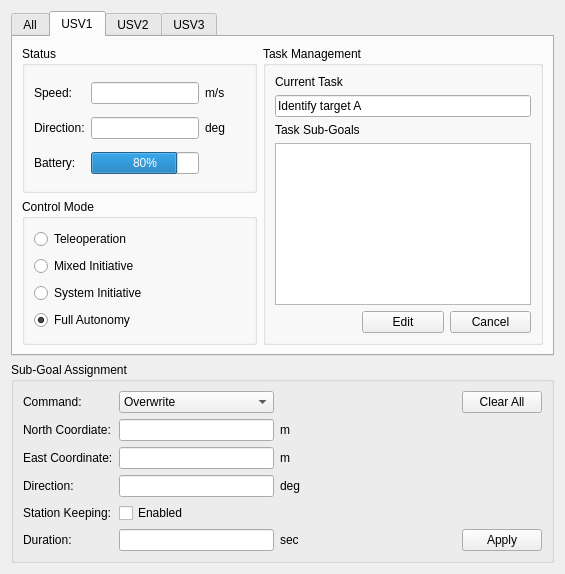
<?xml version="1.0" encoding="UTF-8"?>
<ui version="4.0">
 <class>MyPluginWidget</class>
 <widget class="QWidget" name="MyPluginWidget">
  <property name="geometry">
   <rect>
    <x>0</x>
    <y>0</y>
    <width>565</width>
    <height>574</height>
   </rect>
  </property>
  <property name="windowTitle">
   <string>USV Control Panel</string>
  </property>
  <layout class="QGridLayout" name="gridLayout_15">
   <item row="0" column="0">
    <widget class="QTabWidget" name="tabWidget">
     <property name="enabled">
      <bool>true</bool>
     </property>
     <property name="currentIndex">
      <number>1</number>
     </property>
     <widget class="QWidget" name="All">
      <attribute name="title">
       <string>All</string>
      </attribute>
      <layout class="QGridLayout" name="gridLayout_14">
       <item row="0" column="0">
        <widget class="QGroupBox" name="groupBox">
         <property name="title">
          <string>Operator</string>
         </property>
         <layout class="QHBoxLayout" name="horizontalLayout">
          <item>
           <widget class="QLabel" name="label_22">
            <property name="text">
             <string>Status:</string>
            </property>
           </widget>
          </item>
          <item>
           <widget class="QLineEdit" name="lineEdit">
            <property name="text">
             <string>Busy</string>
            </property>
            <property name="readOnly">
             <bool>true</bool>
            </property>
           </widget>
          </item>
          <item>
           <spacer name="horizontalSpacer_5">
            <property name="orientation">
             <enum>Qt::Horizontal</enum>
            </property>
            <property name="sizeHint" stdset="0">
             <size>
              <width>80</width>
              <height>20</height>
             </size>
            </property>
           </spacer>
          </item>
          <item>
           <widget class="QLabel" name="label_29">
            <property name="text">
             <string>Current Task:</string>
            </property>
           </widget>
          </item>
          <item>
           <widget class="QLineEdit" name="lineEdit_8">
            <property name="text">
             <string>Monitoring</string>
            </property>
            <property name="readOnly">
             <bool>true</bool>
            </property>
           </widget>
          </item>
          <item>
           <spacer name="horizontalSpacer">
            <property name="orientation">
             <enum>Qt::Horizontal</enum>
            </property>
            <property name="sizeHint" stdset="0">
             <size>
              <width>29</width>
              <height>20</height>
             </size>
            </property>
           </spacer>
          </item>
         </layout>
        </widget>
       </item>
       <item row="1" column="0">
        <widget class="QGroupBox" name="groupBox_11">
         <property name="title">
          <string>USV1</string>
         </property>
         <layout class="QHBoxLayout" name="horizontalLayout_2">
          <item>
           <widget class="QLabel" name="label_26">
            <property name="text">
             <string>Status:</string>
            </property>
           </widget>
          </item>
          <item>
           <widget class="QLineEdit" name="lineEdit_5">
            <property name="text">
             <string>Busy</string>
            </property>
            <property name="readOnly">
             <bool>true</bool>
            </property>
           </widget>
          </item>
          <item>
           <spacer name="horizontalSpacer_2">
            <property name="orientation">
             <enum>Qt::Horizontal</enum>
            </property>
            <property name="sizeHint" stdset="0">
             <size>
              <width>80</width>
              <height>20</height>
             </size>
            </property>
           </spacer>
          </item>
          <item>
           <widget class="QLabel" name="label_23">
            <property name="text">
             <string>Current Task:</string>
            </property>
           </widget>
          </item>
          <item>
           <widget class="QLineEdit" name="lineEdit_2">
            <property name="text">
             <string>Identify target A</string>
            </property>
            <property name="readOnly">
             <bool>true</bool>
            </property>
           </widget>
          </item>
          <item>
           <spacer name="horizontalSpacer_6">
            <property name="orientation">
             <enum>Qt::Horizontal</enum>
            </property>
            <property name="sizeHint" stdset="0">
             <size>
              <width>29</width>
              <height>20</height>
             </size>
            </property>
           </spacer>
          </item>
         </layout>
        </widget>
       </item>
       <item row="2" column="0">
        <widget class="QGroupBox" name="groupBox_12">
         <property name="title">
          <string>USV2</string>
         </property>
         <layout class="QHBoxLayout" name="horizontalLayout_3">
          <item>
           <widget class="QLabel" name="label_27">
            <property name="text">
             <string>Status:</string>
            </property>
           </widget>
          </item>
          <item>
           <widget class="QLineEdit" name="lineEdit_6">
            <property name="palette">
             <palette>
              <active>
               <colorrole role="Base">
                <brush brushstyle="SolidPattern">
                 <color alpha="255">
                  <red>255</red>
                  <green>255</green>
                  <blue>255</blue>
                 </color>
                </brush>
               </colorrole>
              </active>
              <inactive>
               <colorrole role="Base">
                <brush brushstyle="SolidPattern">
                 <color alpha="255">
                  <red>255</red>
                  <green>255</green>
                  <blue>255</blue>
                 </color>
                </brush>
               </colorrole>
              </inactive>
              <disabled>
               <colorrole role="Base">
                <brush brushstyle="SolidPattern">
                 <color alpha="255">
                  <red>255</red>
                  <green>255</green>
                  <blue>255</blue>
                 </color>
                </brush>
               </colorrole>
              </disabled>
             </palette>
            </property>
            <property name="text">
             <string>Offline</string>
            </property>
            <property name="readOnly">
             <bool>true</bool>
            </property>
           </widget>
          </item>
          <item>
           <spacer name="horizontalSpacer_3">
            <property name="orientation">
             <enum>Qt::Horizontal</enum>
            </property>
            <property name="sizeHint" stdset="0">
             <size>
              <width>80</width>
              <height>20</height>
             </size>
            </property>
           </spacer>
          </item>
          <item>
           <widget class="QLabel" name="label_24">
            <property name="text">
             <string>Current Task:</string>
            </property>
           </widget>
          </item>
          <item>
           <widget class="QLineEdit" name="lineEdit_3">
            <property name="readOnly">
             <bool>true</bool>
            </property>
           </widget>
          </item>
          <item>
           <spacer name="horizontalSpacer_7">
            <property name="orientation">
             <enum>Qt::Horizontal</enum>
            </property>
            <property name="sizeHint" stdset="0">
             <size>
              <width>29</width>
              <height>20</height>
             </size>
            </property>
           </spacer>
          </item>
         </layout>
        </widget>
       </item>
       <item row="3" column="0">
        <widget class="QGroupBox" name="groupBox_13">
         <property name="title">
          <string>USV3</string>
         </property>
         <layout class="QHBoxLayout" name="horizontalLayout_4">
          <item>
           <widget class="QLabel" name="label_28">
            <property name="text">
             <string>Status:</string>
            </property>
           </widget>
          </item>
          <item>
           <widget class="QLineEdit" name="lineEdit_7">
            <property name="text">
             <string>Offline</string>
            </property>
            <property name="readOnly">
             <bool>true</bool>
            </property>
           </widget>
          </item>
          <item>
           <spacer name="horizontalSpacer_4">
            <property name="orientation">
             <enum>Qt::Horizontal</enum>
            </property>
            <property name="sizeHint" stdset="0">
             <size>
              <width>80</width>
              <height>20</height>
             </size>
            </property>
           </spacer>
          </item>
          <item>
           <widget class="QLabel" name="label_25">
            <property name="text">
             <string>Current Task:</string>
            </property>
           </widget>
          </item>
          <item>
           <widget class="QLineEdit" name="lineEdit_4">
            <property name="readOnly">
             <bool>true</bool>
            </property>
           </widget>
          </item>
          <item>
           <spacer name="horizontalSpacer_8">
            <property name="orientation">
             <enum>Qt::Horizontal</enum>
            </property>
            <property name="sizeHint" stdset="0">
             <size>
              <width>29</width>
              <height>20</height>
             </size>
            </property>
           </spacer>
          </item>
         </layout>
        </widget>
       </item>
      </layout>
     </widget>
     <widget class="QWidget" name="USV1">
      <attribute name="title">
       <string>USV1</string>
      </attribute>
      <layout class="QGridLayout" name="gridLayout_4">
       <item row="0" column="0">
        <widget class="QGroupBox" name="groupBox_3">
         <property name="title">
          <string>Status</string>
         </property>
         <layout class="QGridLayout" name="gridLayout_3">
          <item row="0" column="0">
           <widget class="QLabel" name="label">
            <property name="text">
             <string>Speed:</string>
            </property>
           </widget>
          </item>
          <item row="0" column="1">
           <widget class="QLineEdit" name="speedEdit">
            <property name="sizePolicy">
             <sizepolicy hsizetype="Preferred" vsizetype="Fixed">
              <horstretch>0</horstretch>
              <verstretch>0</verstretch>
             </sizepolicy>
            </property>
            <property name="alignment">
             <set>Qt::AlignRight|Qt::AlignTrailing|Qt::AlignVCenter</set>
            </property>
            <property name="readOnly">
             <bool>true</bool>
            </property>
           </widget>
          </item>
          <item row="0" column="2">
           <widget class="QLabel" name="label_2">
            <property name="text">
             <string>m/s</string>
            </property>
           </widget>
          </item>
          <item row="1" column="0">
           <widget class="QLabel" name="label_3">
            <property name="text">
             <string>Direction:</string>
            </property>
           </widget>
          </item>
          <item row="1" column="1">
           <widget class="QLineEdit" name="angleEdit">
            <property name="sizePolicy">
             <sizepolicy hsizetype="Preferred" vsizetype="Fixed">
              <horstretch>0</horstretch>
              <verstretch>0</verstretch>
             </sizepolicy>
            </property>
            <property name="alignment">
             <set>Qt::AlignRight|Qt::AlignTrailing|Qt::AlignVCenter</set>
            </property>
            <property name="readOnly">
             <bool>true</bool>
            </property>
           </widget>
          </item>
          <item row="1" column="2">
           <widget class="QLabel" name="label_4">
            <property name="text">
             <string>deg</string>
            </property>
           </widget>
          </item>
          <item row="2" column="0">
           <widget class="QLabel" name="label_5">
            <property name="text">
             <string>Battery:</string>
            </property>
           </widget>
          </item>
          <item row="2" column="1">
           <widget class="QProgressBar" name="powerBar">
            <property name="sizePolicy">
             <sizepolicy hsizetype="Preferred" vsizetype="Fixed">
              <horstretch>0</horstretch>
              <verstretch>0</verstretch>
             </sizepolicy>
            </property>
            <property name="value">
             <number>80</number>
            </property>
           </widget>
          </item>
         </layout>
        </widget>
       </item>
       <item row="0" column="1" rowspan="2">
        <widget class="QGroupBox" name="groupBox_4">
         <property name="title">
          <string>Task Management</string>
         </property>
         <layout class="QGridLayout" name="gridLayout_8">
          <item row="0" column="0">
           <widget class="QLabel" name="label_6">
            <property name="text">
             <string>Current Task</string>
            </property>
           </widget>
          </item>
          <item row="2" column="0" colspan="2">
           <widget class="QLabel" name="label_7">
            <property name="text">
             <string>Task Sub-Goals</string>
            </property>
           </widget>
          </item>
          <item row="3" column="0" colspan="3">
           <widget class="QListWidget" name="goalListWidget"/>
          </item>
          <item row="4" column="1">
           <widget class="QPushButton" name="editGoalButton">
            <property name="text">
             <string>Edit</string>
            </property>
           </widget>
          </item>
          <item row="4" column="2">
           <widget class="QPushButton" name="deleteGoalButton">
            <property name="text">
             <string>Cancel</string>
            </property>
           </widget>
          </item>
          <item row="1" column="0" colspan="3">
           <widget class="QLineEdit" name="missionEdit">
            <property name="text">
             <string>Identify target A</string>
            </property>
            <property name="readOnly">
             <bool>true</bool>
            </property>
           </widget>
          </item>
         </layout>
        </widget>
       </item>
       <item row="1" column="0">
        <widget class="QGroupBox" name="groupBox_2">
         <property name="title">
          <string>Control Mode</string>
         </property>
         <layout class="QGridLayout" name="gridLayout_2">
          <item row="3" column="0">
           <widget class="QRadioButton" name="Auto">
            <property name="text">
             <string>Full Autonomy</string>
            </property>
            <property name="checked">
             <bool>true</bool>
            </property>
           </widget>
          </item>
          <item row="0" column="0">
           <widget class="QRadioButton" name="Manual">
            <property name="text">
             <string>Teleoperation</string>
            </property>
           </widget>
          </item>
          <item row="2" column="0">
           <widget class="QRadioButton" name="MBE">
            <property name="text">
             <string>System Initiative</string>
            </property>
           </widget>
          </item>
          <item row="1" column="0">
           <widget class="QRadioButton" name="MBC">
            <property name="text">
             <string>Mixed Initiative</string>
            </property>
           </widget>
          </item>
         </layout>
        </widget>
       </item>
      </layout>
     </widget>
     <widget class="QWidget" name="USV2">
      <attribute name="title">
       <string>USV2</string>
      </attribute>
      <layout class="QGridLayout" name="gridLayout_5">
       <item row="0" column="0">
        <widget class="QGroupBox" name="groupBox_6">
         <property name="title">
          <string>Status</string>
         </property>
         <layout class="QGridLayout" name="gridLayout_6">
          <item row="0" column="0">
           <widget class="QLabel" name="label_10">
            <property name="text">
             <string>Speed:</string>
            </property>
           </widget>
          </item>
          <item row="0" column="1">
           <widget class="QLineEdit" name="speedEdit_2">
            <property name="sizePolicy">
             <sizepolicy hsizetype="Preferred" vsizetype="Fixed">
              <horstretch>0</horstretch>
              <verstretch>0</verstretch>
             </sizepolicy>
            </property>
            <property name="alignment">
             <set>Qt::AlignRight|Qt::AlignTrailing|Qt::AlignVCenter</set>
            </property>
            <property name="readOnly">
             <bool>true</bool>
            </property>
           </widget>
          </item>
          <item row="0" column="2">
           <widget class="QLabel" name="label_11">
            <property name="text">
             <string>m/s</string>
            </property>
           </widget>
          </item>
          <item row="1" column="0">
           <widget class="QLabel" name="label_12">
            <property name="text">
             <string>Direction:</string>
            </property>
           </widget>
          </item>
          <item row="1" column="1">
           <widget class="QLineEdit" name="angleEdit_2">
            <property name="sizePolicy">
             <sizepolicy hsizetype="Preferred" vsizetype="Fixed">
              <horstretch>0</horstretch>
              <verstretch>0</verstretch>
             </sizepolicy>
            </property>
            <property name="alignment">
             <set>Qt::AlignRight|Qt::AlignTrailing|Qt::AlignVCenter</set>
            </property>
            <property name="readOnly">
             <bool>true</bool>
            </property>
           </widget>
          </item>
          <item row="1" column="2">
           <widget class="QLabel" name="label_13">
            <property name="text">
             <string>deg</string>
            </property>
           </widget>
          </item>
          <item row="2" column="0">
           <widget class="QLabel" name="label_14">
            <property name="text">
             <string>Battery:</string>
            </property>
           </widget>
          </item>
          <item row="2" column="1">
           <widget class="QProgressBar" name="powerBar_2">
            <property name="sizePolicy">
             <sizepolicy hsizetype="Preferred" vsizetype="Fixed">
              <horstretch>0</horstretch>
              <verstretch>0</verstretch>
             </sizepolicy>
            </property>
            <property name="value">
             <number>100</number>
            </property>
           </widget>
          </item>
         </layout>
        </widget>
       </item>
       <item row="0" column="1" rowspan="2">
        <widget class="QGroupBox" name="groupBox_5">
         <property name="title">
          <string>Task Management</string>
         </property>
         <layout class="QGridLayout" name="gridLayout_9">
          <item row="0" column="0" colspan="2">
           <widget class="QLabel" name="label_8">
            <property name="text">
             <string>Current Task</string>
            </property>
           </widget>
          </item>
          <item row="1" column="0" colspan="3">
           <widget class="QLineEdit" name="missionEdit_2">
            <property name="readOnly">
             <bool>true</bool>
            </property>
           </widget>
          </item>
          <item row="2" column="0" colspan="2">
           <widget class="QLabel" name="label_9">
            <property name="text">
             <string>Task Sub-Goals</string>
            </property>
           </widget>
          </item>
          <item row="3" column="0" colspan="3">
           <widget class="QListWidget" name="goalListWidget_2"/>
          </item>
          <item row="4" column="0">
           <widget class="QPushButton" name="addGoalButton_2">
            <property name="text">
             <string>Add</string>
            </property>
           </widget>
          </item>
          <item row="4" column="1">
           <widget class="QPushButton" name="editGoalButton_2">
            <property name="text">
             <string>Edit</string>
            </property>
           </widget>
          </item>
          <item row="4" column="2">
           <widget class="QPushButton" name="deleteGoalButton_2">
            <property name="text">
             <string>Remove</string>
            </property>
           </widget>
          </item>
         </layout>
        </widget>
       </item>
       <item row="1" column="0">
        <widget class="QGroupBox" name="groupBox_7">
         <property name="title">
          <string>Control Mode</string>
         </property>
         <layout class="QGridLayout" name="gridLayout_7">
          <item row="3" column="0">
           <widget class="QRadioButton" name="Auto_2">
            <property name="text">
             <string>Full Autonomy</string>
            </property>
            <property name="checked">
             <bool>true</bool>
            </property>
           </widget>
          </item>
          <item row="0" column="0">
           <widget class="QRadioButton" name="Manual_2">
            <property name="text">
             <string>Teleoperation</string>
            </property>
           </widget>
          </item>
          <item row="2" column="0">
           <widget class="QRadioButton" name="MBE_2">
            <property name="text">
             <string>System Initiative</string>
            </property>
           </widget>
          </item>
          <item row="1" column="0">
           <widget class="QRadioButton" name="MBC_2">
            <property name="text">
             <string>Mixed Initiative</string>
            </property>
           </widget>
          </item>
         </layout>
        </widget>
       </item>
      </layout>
     </widget>
     <widget class="QWidget" name="USV3">
      <attribute name="title">
       <string>USV3</string>
      </attribute>
      <layout class="QGridLayout" name="gridLayout_13">
       <item row="0" column="0">
        <widget class="QGroupBox" name="groupBox_8">
         <property name="title">
          <string>Status</string>
         </property>
         <layout class="QGridLayout" name="gridLayout_10">
          <item row="0" column="0">
           <widget class="QLabel" name="label_15">
            <property name="text">
             <string>Speed:</string>
            </property>
           </widget>
          </item>
          <item row="0" column="1">
           <widget class="QLineEdit" name="speedEdit_3">
            <property name="sizePolicy">
             <sizepolicy hsizetype="Preferred" vsizetype="Fixed">
              <horstretch>0</horstretch>
              <verstretch>0</verstretch>
             </sizepolicy>
            </property>
            <property name="alignment">
             <set>Qt::AlignRight|Qt::AlignTrailing|Qt::AlignVCenter</set>
            </property>
            <property name="readOnly">
             <bool>true</bool>
            </property>
           </widget>
          </item>
          <item row="0" column="2">
           <widget class="QLabel" name="label_16">
            <property name="text">
             <string>m/s</string>
            </property>
           </widget>
          </item>
          <item row="1" column="0">
           <widget class="QLabel" name="label_17">
            <property name="text">
             <string>Direction:</string>
            </property>
           </widget>
          </item>
          <item row="1" column="1">
           <widget class="QLineEdit" name="angleEdit_3">
            <property name="sizePolicy">
             <sizepolicy hsizetype="Preferred" vsizetype="Fixed">
              <horstretch>0</horstretch>
              <verstretch>0</verstretch>
             </sizepolicy>
            </property>
            <property name="alignment">
             <set>Qt::AlignRight|Qt::AlignTrailing|Qt::AlignVCenter</set>
            </property>
            <property name="readOnly">
             <bool>true</bool>
            </property>
           </widget>
          </item>
          <item row="1" column="2">
           <widget class="QLabel" name="label_18">
            <property name="text">
             <string>deg</string>
            </property>
           </widget>
          </item>
          <item row="2" column="0">
           <widget class="QLabel" name="label_19">
            <property name="text">
             <string>Battery:</string>
            </property>
           </widget>
          </item>
          <item row="2" column="1">
           <widget class="QProgressBar" name="powerBar_3">
            <property name="sizePolicy">
             <sizepolicy hsizetype="Preferred" vsizetype="Fixed">
              <horstretch>0</horstretch>
              <verstretch>0</verstretch>
             </sizepolicy>
            </property>
            <property name="value">
             <number>100</number>
            </property>
           </widget>
          </item>
         </layout>
        </widget>
       </item>
       <item row="0" column="1" rowspan="2">
        <widget class="QGroupBox" name="groupBox_9">
         <property name="title">
          <string>Task Management</string>
         </property>
         <layout class="QGridLayout" name="gridLayout_11">
          <item row="0" column="0" colspan="2">
           <widget class="QLabel" name="label_20">
            <property name="text">
             <string>Current Task</string>
            </property>
           </widget>
          </item>
          <item row="1" column="0" colspan="3">
           <widget class="QLineEdit" name="missionEdit_3">
            <property name="readOnly">
             <bool>true</bool>
            </property>
           </widget>
          </item>
          <item row="2" column="0" colspan="2">
           <widget class="QLabel" name="label_21">
            <property name="text">
             <string>Task Sub-Goals</string>
            </property>
           </widget>
          </item>
          <item row="3" column="0" colspan="3">
           <widget class="QListWidget" name="goalListWidget_3"/>
          </item>
          <item row="4" column="0">
           <widget class="QPushButton" name="addGoalButton_3">
            <property name="text">
             <string>Add</string>
            </property>
           </widget>
          </item>
          <item row="4" column="1">
           <widget class="QPushButton" name="editGoalButton_3">
            <property name="text">
             <string>Edit</string>
            </property>
           </widget>
          </item>
          <item row="4" column="2">
           <widget class="QPushButton" name="deleteGoalButton_3">
            <property name="text">
             <string>Remove</string>
            </property>
           </widget>
          </item>
         </layout>
        </widget>
       </item>
       <item row="1" column="0">
        <widget class="QGroupBox" name="groupBox_10">
         <property name="title">
          <string>Control Mode</string>
         </property>
         <layout class="QGridLayout" name="gridLayout_12">
          <item row="3" column="0">
           <widget class="QRadioButton" name="Auto_3">
            <property name="text">
             <string>Full Autonomy</string>
            </property>
            <property name="checked">
             <bool>true</bool>
            </property>
           </widget>
          </item>
          <item row="0" column="0">
           <widget class="QRadioButton" name="Manual_3">
            <property name="text">
             <string>Teleoperation</string>
            </property>
           </widget>
          </item>
          <item row="2" column="0">
           <widget class="QRadioButton" name="MBE_3">
            <property name="text">
             <string>System Initiative</string>
            </property>
           </widget>
          </item>
          <item row="1" column="0">
           <widget class="QRadioButton" name="MBC_3">
            <property name="text">
             <string>Mixed Initiative</string>
            </property>
           </widget>
          </item>
         </layout>
        </widget>
       </item>
      </layout>
     </widget>
    </widget>
   </item>
   <item row="1" column="0">
    <widget class="QGroupBox" name="subGoalManagement">
     <property name="title">
      <string>Sub-Goal Assignment</string>
     </property>
     <layout class="QGridLayout" name="gridLayout">
      <item row="0" column="0">
       <widget class="QLabel" name="label_30">
        <property name="text">
         <string>Command:</string>
        </property>
       </widget>
      </item>
      <item row="0" column="1">
       <widget class="QComboBox" name="comboBox">
        <item>
         <property name="text">
          <string>Overwrite</string>
         </property>
        </item>
        <item>
         <property name="text">
          <string>Append</string>
         </property>
        </item>
        <item>
         <property name="text">
          <string>Insert</string>
         </property>
        </item>
       </widget>
      </item>
      <item row="0" column="3">
       <spacer name="horizontalSpacer_10">
        <property name="orientation">
         <enum>Qt::Horizontal</enum>
        </property>
        <property name="sizeHint" stdset="0">
         <size>
          <width>135</width>
          <height>20</height>
         </size>
        </property>
       </spacer>
      </item>
      <item row="0" column="4">
       <widget class="QPushButton" name="clearGoalButton">
        <property name="text">
         <string>Clear All</string>
        </property>
       </widget>
      </item>
      <item row="1" column="0">
       <widget class="QLabel" name="label_31">
        <property name="text">
         <string>North Coordiate:</string>
        </property>
       </widget>
      </item>
      <item row="1" column="1">
       <widget class="QLineEdit" name="northEdit"/>
      </item>
      <item row="1" column="2">
       <widget class="QLabel" name="label_36">
        <property name="text">
         <string>m</string>
        </property>
       </widget>
      </item>
      <item row="2" column="0">
       <widget class="QLabel" name="label_32">
        <property name="text">
         <string>East Coordinate:</string>
        </property>
       </widget>
      </item>
      <item row="2" column="1">
       <widget class="QLineEdit" name="eastEdit"/>
      </item>
      <item row="2" column="2">
       <widget class="QLabel" name="label_37">
        <property name="text">
         <string>m</string>
        </property>
       </widget>
      </item>
      <item row="3" column="0">
       <widget class="QLabel" name="label_33">
        <property name="text">
         <string>Direction:</string>
        </property>
       </widget>
      </item>
      <item row="3" column="1">
       <widget class="QLineEdit" name="directionEdit"/>
      </item>
      <item row="3" column="2">
       <widget class="QLabel" name="label_38">
        <property name="text">
         <string>deg</string>
        </property>
       </widget>
      </item>
      <item row="4" column="0">
       <widget class="QLabel" name="label_34">
        <property name="text">
         <string>Station Keeping:</string>
        </property>
       </widget>
      </item>
      <item row="4" column="1">
       <widget class="QCheckBox" name="skCheckBox">
        <property name="text">
         <string>Enabled</string>
        </property>
       </widget>
      </item>
      <item row="5" column="0">
       <widget class="QLabel" name="label_35">
        <property name="text">
         <string>Duration:</string>
        </property>
       </widget>
      </item>
      <item row="5" column="1">
       <widget class="QLineEdit" name="durationEdit"/>
      </item>
      <item row="5" column="2">
       <widget class="QLabel" name="label_39">
        <property name="text">
         <string>sec</string>
        </property>
       </widget>
      </item>
      <item row="5" column="3">
       <spacer name="horizontalSpacer_9">
        <property name="orientation">
         <enum>Qt::Horizontal</enum>
        </property>
        <property name="sizeHint" stdset="0">
         <size>
          <width>135</width>
          <height>20</height>
         </size>
        </property>
       </spacer>
      </item>
      <item row="5" column="4">
       <widget class="QPushButton" name="applyGoalButton">
        <property name="text">
         <string>Apply</string>
        </property>
       </widget>
      </item>
     </layout>
    </widget>
   </item>
  </layout>
 </widget>
 <tabstops>
  <tabstop>Manual</tabstop>
  <tabstop>MBC</tabstop>
  <tabstop>MBE</tabstop>
  <tabstop>Auto</tabstop>
  <tabstop>speedEdit</tabstop>
  <tabstop>angleEdit</tabstop>
 </tabstops>
 <resources/>
 <connections/>
</ui>
